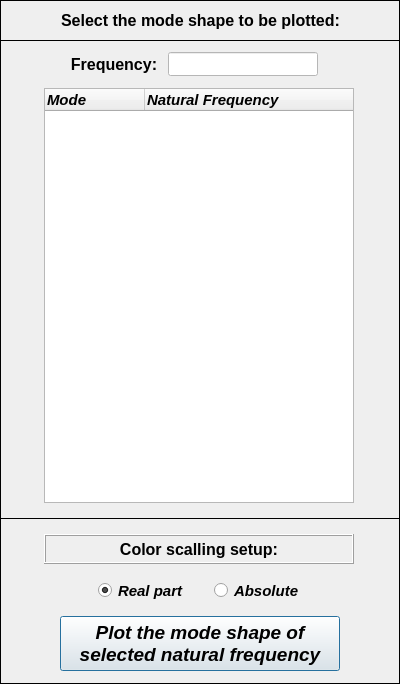
<?xml version="1.0" encoding="UTF-8"?>
<ui version="4.0">
 <class>Dialog</class>
 <widget class="QDialog" name="Dialog">
  <property name="windowModality">
   <enum>Qt::NonModal</enum>
  </property>
  <property name="geometry">
   <rect>
    <x>0</x>
    <y>0</y>
    <width>400</width>
    <height>684</height>
   </rect>
  </property>
  <property name="sizePolicy">
   <sizepolicy hsizetype="Fixed" vsizetype="Fixed">
    <horstretch>0</horstretch>
    <verstretch>0</verstretch>
   </sizepolicy>
  </property>
  <property name="minimumSize">
   <size>
    <width>400</width>
    <height>665</height>
   </size>
  </property>
  <property name="maximumSize">
   <size>
    <width>400</width>
    <height>700</height>
   </size>
  </property>
  <property name="contextMenuPolicy">
   <enum>Qt::DefaultContextMenu</enum>
  </property>
  <property name="windowTitle">
   <string>Plot mode shapes</string>
  </property>
  <property name="windowIcon">
   <iconset>
    <normaloff>../../../../../../Downloads/load - Copia.png</normaloff>../../../../../../Downloads/load - Copia.png</iconset>
  </property>
  <property name="whatsThis">
   <string/>
  </property>
  <widget class="QFrame" name="frame_2">
   <property name="geometry">
    <rect>
     <x>0</x>
     <y>40</y>
     <width>400</width>
     <height>479</height>
    </rect>
   </property>
   <property name="sizeIncrement">
    <size>
     <width>400</width>
     <height>0</height>
    </size>
   </property>
   <property name="baseSize">
    <size>
     <width>400</width>
     <height>0</height>
    </size>
   </property>
   <property name="frameShape">
    <enum>QFrame::Box</enum>
   </property>
   <property name="frameShadow">
    <enum>QFrame::Plain</enum>
   </property>
   <widget class="QTreeWidget" name="treeWidget">
    <property name="geometry">
     <rect>
      <x>44</x>
      <y>48</y>
      <width>310</width>
      <height>415</height>
     </rect>
    </property>
    <property name="minimumSize">
     <size>
      <width>310</width>
      <height>415</height>
     </size>
    </property>
    <property name="maximumSize">
     <size>
      <width>310</width>
      <height>415</height>
     </size>
    </property>
    <property name="font">
     <font>
      <family>Arial</family>
      <pointsize>11</pointsize>
      <weight>75</weight>
      <italic>true</italic>
      <bold>true</bold>
     </font>
    </property>
    <column>
     <property name="text">
      <string>Mode</string>
     </property>
    </column>
    <column>
     <property name="text">
      <string notr="true">Natural Frequency</string>
     </property>
    </column>
   </widget>
   <widget class="QLineEdit" name="lineEdit_natural_frequency">
    <property name="enabled">
     <bool>true</bool>
    </property>
    <property name="geometry">
     <rect>
      <x>168</x>
      <y>12</y>
      <width>150</width>
      <height>24</height>
     </rect>
    </property>
    <property name="font">
     <font>
      <family>Arial</family>
      <pointsize>12</pointsize>
      <weight>75</weight>
      <italic>true</italic>
      <bold>true</bold>
     </font>
    </property>
    <property name="styleSheet">
     <string notr="true">background-color: rgb(255, 255, 255);
color: rgb(0, 0, 0);</string>
    </property>
    <property name="alignment">
     <set>Qt::AlignCenter</set>
    </property>
   </widget>
   <widget class="QLabel" name="label_4">
    <property name="geometry">
     <rect>
      <x>64</x>
      <y>12</y>
      <width>100</width>
      <height>24</height>
     </rect>
    </property>
    <property name="font">
     <font>
      <family>Arial</family>
      <pointsize>12</pointsize>
      <weight>75</weight>
      <bold>true</bold>
     </font>
    </property>
    <property name="text">
     <string>Frequency:</string>
    </property>
    <property name="alignment">
     <set>Qt::AlignCenter</set>
    </property>
   </widget>
  </widget>
  <widget class="QFrame" name="frame">
   <property name="geometry">
    <rect>
     <x>0</x>
     <y>0</y>
     <width>400</width>
     <height>41</height>
    </rect>
   </property>
   <property name="minimumSize">
    <size>
     <width>400</width>
     <height>0</height>
    </size>
   </property>
   <property name="maximumSize">
    <size>
     <width>400</width>
     <height>16777215</height>
    </size>
   </property>
   <property name="frameShape">
    <enum>QFrame::Box</enum>
   </property>
   <property name="frameShadow">
    <enum>QFrame::Plain</enum>
   </property>
   <property name="lineWidth">
    <number>1</number>
   </property>
   <widget class="QLabel" name="label">
    <property name="geometry">
     <rect>
      <x>10</x>
      <y>4</y>
      <width>381</width>
      <height>33</height>
     </rect>
    </property>
    <property name="font">
     <font>
      <family>Arial</family>
      <pointsize>12</pointsize>
      <weight>75</weight>
      <italic>false</italic>
      <bold>true</bold>
     </font>
    </property>
    <property name="text">
     <string>Select the mode shape to be plotted:</string>
    </property>
    <property name="textFormat">
     <enum>Qt::AutoText</enum>
    </property>
    <property name="alignment">
     <set>Qt::AlignCenter</set>
    </property>
   </widget>
  </widget>
  <widget class="QFrame" name="frame_3">
   <property name="geometry">
    <rect>
     <x>0</x>
     <y>518</y>
     <width>400</width>
     <height>166</height>
    </rect>
   </property>
   <property name="frameShape">
    <enum>QFrame::Box</enum>
   </property>
   <property name="frameShadow">
    <enum>QFrame::Plain</enum>
   </property>
   <widget class="QWidget" name="horizontalLayoutWidget">
    <property name="geometry">
     <rect>
      <x>88</x>
      <y>58</y>
      <width>237</width>
      <height>29</height>
     </rect>
    </property>
    <layout class="QHBoxLayout" name="horizontalLayout">
     <item>
      <widget class="QRadioButton" name="radioButton_first_node">
       <property name="enabled">
        <bool>true</bool>
       </property>
       <property name="minimumSize">
        <size>
         <width>100</width>
         <height>21</height>
        </size>
       </property>
       <property name="maximumSize">
        <size>
         <width>100</width>
         <height>21</height>
        </size>
       </property>
       <property name="font">
        <font>
         <family>Arial</family>
         <pointsize>11</pointsize>
         <weight>75</weight>
         <italic>true</italic>
         <bold>true</bold>
         <stylestrategy>PreferAntialias</stylestrategy>
        </font>
       </property>
       <property name="focusPolicy">
        <enum>Qt::ClickFocus</enum>
       </property>
       <property name="text">
        <string>Real part</string>
       </property>
       <property name="checked">
        <bool>true</bool>
       </property>
      </widget>
     </item>
     <item>
      <widget class="QRadioButton" name="radioButton_last_node">
       <property name="minimumSize">
        <size>
         <width>100</width>
         <height>21</height>
        </size>
       </property>
       <property name="maximumSize">
        <size>
         <width>100</width>
         <height>21</height>
        </size>
       </property>
       <property name="font">
        <font>
         <family>Arial</family>
         <pointsize>11</pointsize>
         <weight>75</weight>
         <italic>true</italic>
         <bold>true</bold>
         <stylestrategy>PreferAntialias</stylestrategy>
        </font>
       </property>
       <property name="focusPolicy">
        <enum>Qt::ClickFocus</enum>
       </property>
       <property name="text">
        <string>Absolute</string>
       </property>
       <property name="checked">
        <bool>false</bool>
       </property>
      </widget>
     </item>
    </layout>
   </widget>
   <widget class="QLabel" name="label_6">
    <property name="geometry">
     <rect>
      <x>44</x>
      <y>16</y>
      <width>310</width>
      <height>30</height>
     </rect>
    </property>
    <property name="minimumSize">
     <size>
      <width>310</width>
      <height>30</height>
     </size>
    </property>
    <property name="maximumSize">
     <size>
      <width>310</width>
      <height>30</height>
     </size>
    </property>
    <property name="font">
     <font>
      <family>Arial</family>
      <pointsize>12</pointsize>
      <weight>75</weight>
      <italic>false</italic>
      <bold>true</bold>
     </font>
    </property>
    <property name="frameShape">
     <enum>QFrame::Box</enum>
    </property>
    <property name="frameShadow">
     <enum>QFrame::Raised</enum>
    </property>
    <property name="midLineWidth">
     <number>0</number>
    </property>
    <property name="text">
     <string>Color scalling setup:</string>
    </property>
    <property name="alignment">
     <set>Qt::AlignCenter</set>
    </property>
   </widget>
   <widget class="QPushButton" name="pushButton">
    <property name="geometry">
     <rect>
      <x>60</x>
      <y>98</y>
      <width>280</width>
      <height>55</height>
     </rect>
    </property>
    <property name="minimumSize">
     <size>
      <width>280</width>
      <height>32</height>
     </size>
    </property>
    <property name="maximumSize">
     <size>
      <width>280</width>
      <height>55</height>
     </size>
    </property>
    <property name="font">
     <font>
      <family>Arial</family>
      <pointsize>14</pointsize>
      <weight>75</weight>
      <italic>true</italic>
      <bold>true</bold>
     </font>
    </property>
    <property name="text">
     <string>Plot the mode shape of 
selected natural frequency</string>
    </property>
   </widget>
  </widget>
 </widget>
 <resources/>
 <connections/>
</ui>
